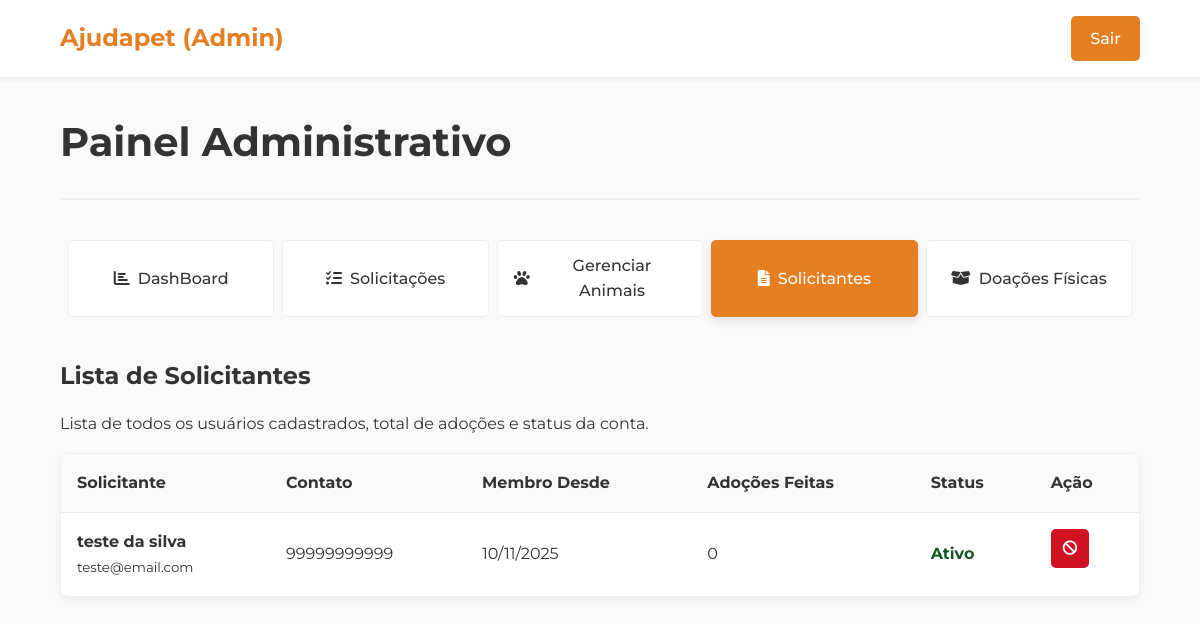
Screenshot of /admin/relatorio.php (signed in) with the database file from the repository.
### tables this page shows
CREATE TABLE `solicitante` (
  `id` int(11) NOT NULL,
  `nome` varchar(255) NOT NULL,
  `cpf` varchar(14) NOT NULL,
  `email` varchar(255) NOT NULL,
  `senha` varchar(255) NOT NULL,
  `telefone` varchar(20) DEFAULT NULL,
  `endereco_completo` varchar(500) DEFAULT NULL,
  `cidade` varchar(100) DEFAULT NULL,
  `estado` varchar(2) DEFAULT NULL,
  `cep` varchar(10) DEFAULT NULL,
  `tipo_moradia` varchar(100) DEFAULT NULL,
  `possui_quintal` enum('Sim','Não') DEFAULT NULL,
  `ja_teve_pets` tinyint(1) DEFAULT NULL,
  `descricao_pets_anteriores` text DEFAULT NULL,
  `experiencia_animais` varchar(255) DEFAULT NULL,
  `disponibilidade_tempo` varchar(255) DEFAULT NULL,
  `motivacao_adotar` text DEFAULT NULL,
  `data_cadastro` timestamp NOT NULL DEFAULT current_timestamp(),
  `ativo` tinyint(1) DEFAULT 1
);

### admin/relatorio.php (the view, shortened to what this page needs)
<?php
require_once '../config/conexao.php';
try {
    $sql_solicitantes = "SELECT
                            sol.id, sol.nome, sol.email, sol.telefone, sol.data_cadastro, sol.ativo,
                            COUNT(a.id) AS total_adocoes
                        FROM Solicitante AS sol
                        LEFT JOIN Animal AS a ON sol.id = a.id_adotante AND a.status = 'Adotado'
                        GROUP BY sol.id
                        ORDER BY total_adocoes DESC, sol.nome ASC";
    $stmt_solicitantes = $pdo->query($sql_solicitantes);
    $solicitantes = $stmt_solicitantes->fetchAll(PDO::FETCH_ASSOC);
} catch (PDOException $e) {
    die("Erro ao buscar dados do relatório: " . $e->getMessage());
}
?>
<!DOCTYPE html>
<html lang="pt-BR">
<head>
    <link rel="stylesheet" href="../assets/css/global.css">
    <link rel="stylesheet" href="../assets/css/admin_global.css">
    <link rel="stylesheet" href="../assets/css/admin_relatorio.css">
    <link rel="stylesheet" href="https://cdnjs.cloudflare.com/ajax/libs/font-awesome/6.0.0-beta3/css/all.min.css">
</head>
<body>
    <header class="navbar">
        <div class="container">
            <a href="index.php" class="logo" style="color: var(--cor-principal);">Ajudapet (Admin)</a>
            <a href="../backend/logout.php" class="btn-login" style="background-color: var(--cor-principal);">Sair</a>
        </div>
    </header>
    <main class="container admin-dashboard">
        <div class="admin-header">
            <h1>Painel Administrativo</h1>
        </div>
        <nav class="admin-tabs">
            <a href="index.php" class="tab-link">
                <i class="fas fa-chart-bar"></i> DashBoard
            </a>
            <a href="avaliar_solicitacoes.php" class="tab-link">
                <i class="fas fa-tasks"></i> Solicitações
            </a>
            <a href="./animais_admin/consultar_animal.php" class="tab-link">
                <i class="fas fa-paw"></i> Gerenciar Animais
            </a>
            <a href="relatorio.php" class="tab-link active">
                <i class="fas fa-file-alt"></i> Solicitantes
            </a>
            <a href="ver_doacoes.php" class="tab-link">
                <i class="fas fa-box-open"></i> Doações Físicas
            </a>
        </nav>
        <div id="relatorios" class="tab-content active" style="display:block;">
            <h3>Lista de Solicitantes</h3>
            <p>Lista de todos os usuários cadastrados, total de adoções e status da conta.</p>
            <div class="admin-table-container">
                <table class="admin-table">
                    <thead>
                        <tr>
                            <th>Solicitante</th>
                            <th>Contato</th>
                            <th>Membro Desde</th>
                            <th>Adoções Feitas</th>
                            <th>Status</th>
                            <th>Ação</th>
                        </tr>
                    </thead>
                    <tbody>
                        <?php foreach ($solicitantes as $sol): ?>
                            <tr>
                                <td>
                                    <strong><?php echo htmlspecialchars($sol['nome']); ?></strong><br>
                                    <small><?php echo htmlspecialchars($sol['email']); ?></small>
                                </td>
                                <td><?php echo htmlspecialchars($sol['telefone']); ?></td>
                                <td><?php echo date('d/m/Y', strtotime($sol['data_cadastro'])); ?></td>
                                <td><?php echo $sol['total_adocoes']; ?></td>
                                <td>
                                    <?php if ($sol['ativo'] == 1): ?>
                                        <span class="status-aprovada">Ativo</span>
                                    <?php else: ?>
                                        <span class="status-rejeitada">Bloqueado</span>
                                    <?php endif; ?>
                                </td>
                                <td class="action-buttons">
                                    <?php if ($sol['ativo'] == 1): ?>
                                        <a href="../backend/processa_bloqueio_solicitante.php?id=<?php echo $sol['id']; ?>&acao=bloquear"
                                            class="action-btn reject"
                                            title="Bloquear usuário"
                                            onclick="return confirm('Tem certeza que deseja BLOQUEAR este usuário? Ele não poderá mais fazer login.')">
                                            <i class="fas fa-ban"></i>
                                        </a>
                                    <?php endif; ?>
                                </td>
                            </tr>
                        <?php endforeach; ?>
                    </tbody>
                </table>
            </div>
        </div>
    </main>
</body>
</html>

### assets/css/global.css (style rules this page uses)
:root { --cor-principal: #E67E22; --cor-principal-hover: #d35400; --cor-texto: #333333; --cor-fundo: #f9f9f9; --cor-dark: #2c3e50; --cor-light: #ffffff; --cor-borda: #eeeeee; --cor-sucesso-bg: #d4edda; --cor-sucesso-border: #c3e6cb; --cor-sucesso-text: #155724; --cor-aviso-bg: #fffbe6; --cor-aviso-border: #ffe58f; --cor-aviso-text: #d4b106; }
* { box-sizing: border-box; margin: 0; padding: 0; }
body { font-family: 'Montserrat', sans-serif; line-height: 1.6; background-color: var(--cor-fundo); color: var(--cor-texto); }
.container { width: 90%; max-width: 1200px; margin: 0 auto; }
.navbar { background-color: var(--cor-light); padding: 1rem 0; border-bottom: 1px solid var(--cor-borda); box-shadow: 0 2px 4px rgba(0,0,0,0.05); }
.navbar .container { display: flex; justify-content: space-between; align-items: center; }
.logo { font-size: 1.5rem; font-weight: 700; color: var(--cor-principal); text-decoration: none; }
.btn-login { background-color: var(--cor-principal); color: var(--cor-light); padding: 0.6rem 1.2rem; text-decoration: none; border-radius: 5px; font-weight: 500; transition: background-color 0.3s ease; }

### assets/css/admin_global.css (style rules this page uses)
.admin-dashboard .admin-header { margin: 2rem 0; padding-bottom: 1rem; border-bottom: 2px solid var(--cor-borda, #eee); }
.admin-dashboard .admin-header h1 { font-size: 2.5rem; font-weight: 700; margin-bottom: 0.5rem; }
.admin-tabs { display: flex; gap: 0.5rem; margin-bottom: 2rem; background-color: #f9f9f9; padding: 0.5rem; border-radius: 8px; }
.admin-tabs .tab-link { flex: 1; text-align: center; padding: 0.75rem 1rem; text-decoration: none; color: #333; font-weight: 500; border-radius: 5px; background: var(--cor-light, #fff); border: 1px solid var(--cor-borda, #eee); transition: all 0.3s ease; display: flex; align-items: center; justify-content: center; gap: 0.5rem; }
.admin-tabs .tab-link.active { background-color: var(--cor-principal); color: var(--cor-light, #fff); border-color: var(--cor-principal); box-shadow: 0 4px 8px rgba(0,0,0,0.1); }
.admin-dashboard h3 { font-size: 1.5rem; margin-top: 2rem; margin-bottom: 1rem; }

### assets/css/admin_relatorio.css (style rules this page uses)
.admin-table-container { background: var(--cor-light, #fff); border: 1px solid var(--cor-borda, #eee); border-radius: 8px; overflow-x: auto; margin-top: 1rem; box-shadow: 0 4px 10px rgba(0,0,0,0.05); }
.admin-table { width: 100%; border-collapse: collapse; }
.admin-table th, .admin-table td { padding: 1rem; text-align: left; border-bottom: 1px solid var(--cor-borda, #eee); vertical-align: middle; }
.admin-table th { background: #f9f9f9; font-weight: 700; }
.admin-table tr:last-child td { border-bottom: none; }
.admin-table .status-aprovada { color: var(--cor-sucesso-text, #389e0d); font-weight: 700; }
.action-buttons { display: flex; gap: 0.5rem; }
.action-btn { display: inline-block; padding: 0.5rem 0.75rem; border: none; border-radius: 5px; cursor: pointer; text-decoration: none; font-size: 0.9rem; color: white; }
.action-btn.reject { background-color: #cf1322; }

### rows the page displays
solicitante: nome "teste da silva", email "teste@email.com", telefone "99999999999", data_cadastro "10/11/2025", total_adocoes "0", ativo "Ativo"
